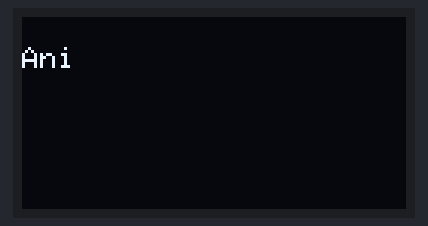
This sketch was run on a simulated Arduino Uno, built with avr-gcc and run on an emulated ATmega328P. Parts: 128×64 one-colour display.

Above: at 0.64 s.
At 1.32 s:
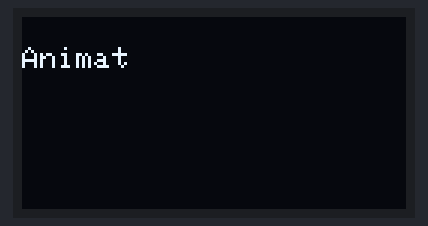
At 2.12 s:
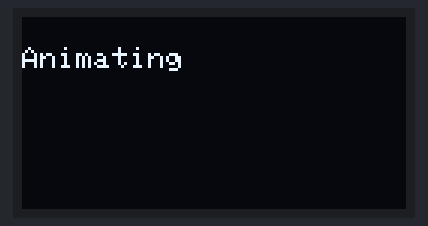
At 2.69 s:
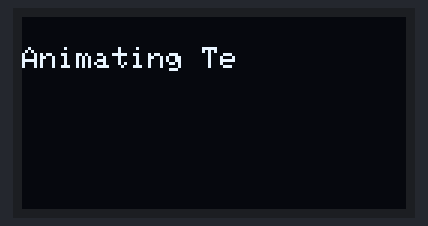
At 3.1 s:
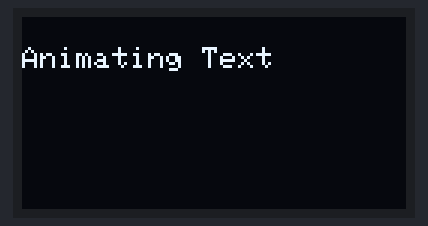

The sketch:

displayControll2.ino
```cpp
#include <Wire.h>
#include <Adafruit_GFX.h>
#include <Adafruit_SSD1306.h>

// Declaration for SSD1306 display connected using software SPI:
#define OLED_MOSI   9
#define OLED_CLK    10
#define OLED_DC     11
#define OLED_CS     12
#define OLED_RESET  13

#define SCREEN_WIDTH 128
#define SCREEN_HEIGHT 64

// Create an instance of the display
Adafruit_SSD1306 display(SCREEN_WIDTH, SCREEN_HEIGHT, OLED_MOSI, OLED_CLK, OLED_DC, OLED_RESET, OLED_CS);

void setup() {
  // Initialize the display with the SPI interface
  if(!display.begin(SSD1306_SWITCHCAPVCC)) {
    Serial.println(F("SSD1306 allocation failed"));
    for(;;); // Loop forever if initialization fails
  }
  display.clearDisplay();
  display.setTextSize(1); // Normal 1:1 pixel scale
  display.setTextColor(SSD1306_WHITE); // Draw white text
  display.setCursor(0, 0); // Start at top-left corner
  display.display();
}

void loop() {
  // The message to display
  const char* message = "Animating Text";

  // Display each letter one by one
  for (int i = 0; i < strlen(message); i++) {
    display.clearDisplay(); // Clear the display buffer

    // Display the partial message
    display.setCursor(0, 10); // Adjust the vertical position as needed
    for (int j = 0; j <= i; j++) {
      display.print(message[j]);
    }

    display.display(); // Update the display
    delay(200); // Delay to control the speed of the animation
  }

  // Pause before restarting the animation
  delay(1000);
}
```

Measured:
- by itself, everything shown: repeats every 4.2 s, in 13 steps
- what the display in image 4 shows lasts 1.3 s, from 3.0 s to 4.3 s
